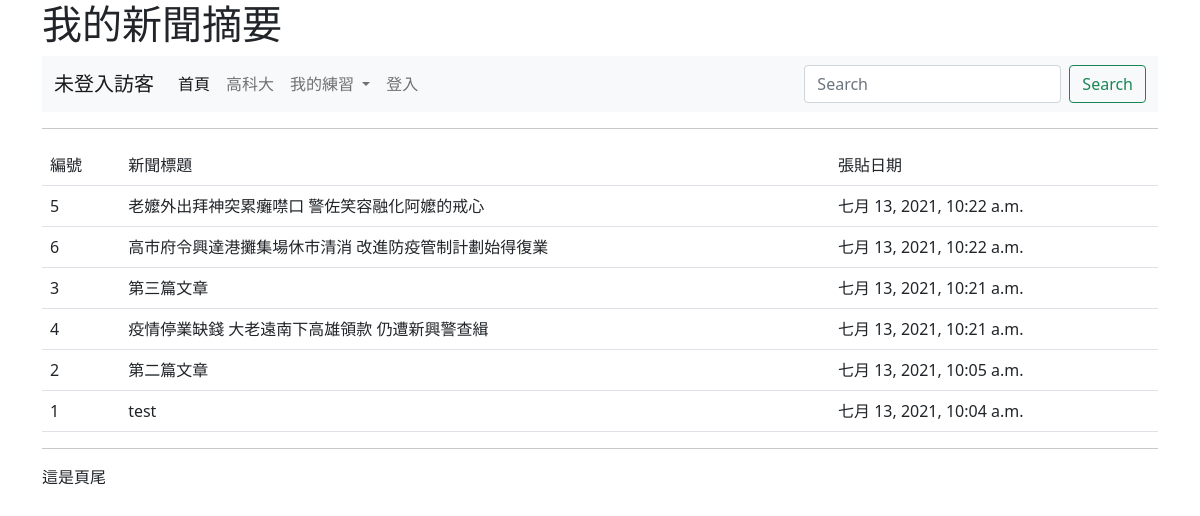
Page /news/ on the committed database.
### mysite/models.py (models this page shows, shortened)
class Post(models.Model):
    title = models.CharField(max_length=200)
    body = models.TextField()
    pub_date = models.DateTimeField(default=timezone.now)
    class Meta:
        ordering = ('-pub_date',)

### mysite/views.py (the view)
# urls.py: path('news/',views.news),
def news(request):
	posts = Post.objects.all()
	return render(request,"news.html",locals())

### templates/news.html (shortened to what this page needs)
{% extends "base.html" %}
{% block main %}
  	<hr>
  	<table class="table table-hover">
  		<tr><td>編號</td><td>新聞標題</td><td>張貼日期</td>
  		</tr>
  	{% for post in posts %}
		<tr>
			<td>{{post.id}}</td>
        	{% if request.user.is_authenticated %}
			<td><a href="/show/{{ post.id }}">{{post.title}}</td>
        	{% else %}
        	<td>{{post.title}}</td>
			{% endif %}
			<td>{{post.pub_date}}</td>
		</tr>
	{% endfor %}
  	</table>
{% endblock %}

### rows in the picture
Post: id "5", title "老嬤外出拜神突累癱噤口 警佐笑容融化阿嬤的戒心", pub_date "七月 13, 2021, 10:22 a.m."
Post: id "6", title "高市府令興達港攤集場休市清消 改進防疫管制計劃始得復業", pub_date "七月 13, 2021, 10:22 a.m."
Post: id "3", title "第三篇文章", pub_date "七月 13, 2021, 10:21 a.m."
Post: id "4", title "疫情停業缺錢 大老遠南下高雄領款 仍遭新興警查緝", pub_date "七月 13, 2021, 10:21 a.m."
Post: id "2", title "第二篇文章", pub_date "七月 13, 2021, 10:05 a.m."
Post: id "1", title "test", pub_date "七月 13, 2021, 10:04 a.m."
